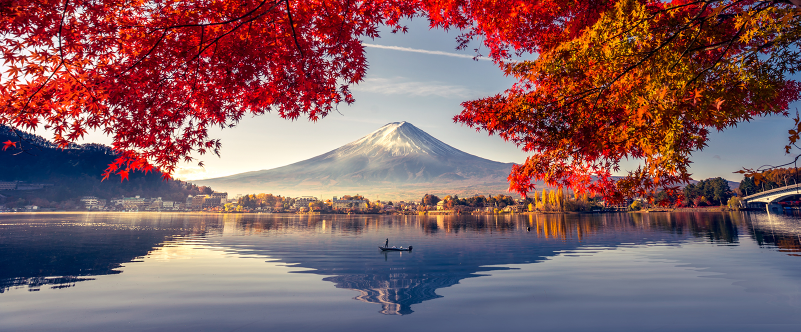
#> input picture image2.jpeg, 1601 x 664 px (shown at 1/2 size)
$ python main.py
#> lines starting #> are read from the running program, lines starting #| are printed output that depends on the picture; after the words box and inside, x2 and y2 are one past the last pixel; in counts of white or black regions, pixels touching at a corner belong together
import numpy as np, cv2


# avval pastroqda ishlatadigan functionlarimizni ifodalab olamiz
# quyida 2ta funktion bor ularni biz pastroqda ishlatamiz
# birinchi functionni(process_click) biz boshqa funtionga argument sifatida bervoramiz
# u function bizni functionga turli xil argumentlarni beradi, biz buni oldindan bilishimiz
# va ularni ishlata olishimiz kerak. Aniqroq qilib aytadigan bo'lsak, aynan process_
# click nomli funtionni biz opencv-pythondan
# import qilib olib kelingan cv2 nomli packagedagi setMouseCallback nomli
# funtionni ishlatayotganda unga ikkinchi function argument
# sifatida pass qilamiz. birinchi argument esa window nomi bo'ladi. biz
# o'sha 2-argument qilib berib yuborgan funtionni, setMouseCallback
# funtioni qabul qilib oladi va o'z ichida qayerdadir chaqiradi.
# chaqirayotganda esa u o'zi ham turli xil argumentlarni pass qiladi.
# biz usha argumentlardan foydalanib o'zimizga kerka bo'lgan narsani
# qilishimiz kerak. u argumentlar: event, x, y, flags va params.
# biz bularni cv2 ni documentationslaridan ko'rib bilib olishimiz kerak


# 2-ifodalangan funtionimiz esa draw_histo funtioni
button = [100, 100, 250, 150]

# function that handles the mousclicks
def process_click(event, x, y, flags, params):
    # check if the click is within the dimensions of the button
    if event == cv2.EVENT_LBUTTONDOWN:
        if y > button[0] and y < button[1] and x > button[2] and x < button[3]:
            print('Clicked on Button!')


def draw_histo(hist, shape=(200, 475)):
    hist_img = np.full(shape, 255, np.uint8)
    cv2.normalize(hist, hist, 0, shape[0], cv2.NORM_MINMAX)
    gap = hist_img.shape[1] / hist.shape[0]  # 한 계급 너비

    for i, h in enumerate(hist):
        x = int(round(i * gap))  # 막대 사각형 시작 x 좌표
        w = int(round(gap))
        roi = (x, 0, w, int(h))
        cv2.rectangle(hist_img, roi, 0, cv2.FILLED)

    return cv2.flip(hist_img, 0)  # 영상 상하 뒤집기 후 반환


# image ni imread functioni orqali o'qiymiz
# va image variablega saqlab olamiz
# biz har qanday variableni print qilish imkoniyatiga
# egamiz! hattoki functionlarni ham
# TODO: function va variablelarni print qilib ko'ring!!!

image = cv2.imread("image2.jpeg", cv2.IMREAD_GRAYSCALE)
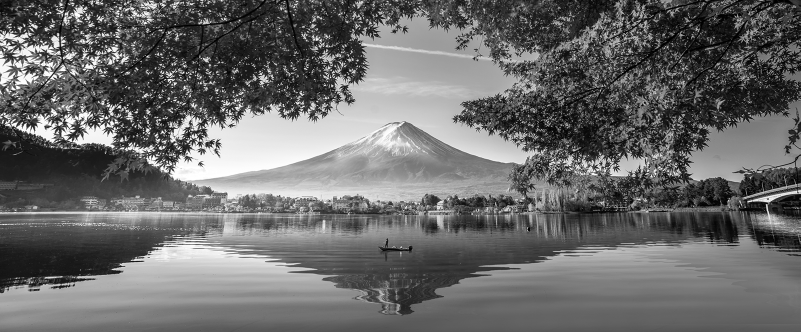
#> image: shape (664, 1601) (shown at 1/2 size); min 0, max 255, mean 106.3

# agar yuqoridagi saqlab olish muvaffaqiyatli
# amalga oshmasa Exceptionni raise qilamiz
if image is None:
    raise Exception("영상 파일 읽기 오류")

hist = cv2.calcHist([image], [0], None, [32], [0, 256])
#> hist = 32 values, max 61995 at index 3, min 12068 at index 29, mean 33220.8
hist_img = draw_histo(hist)
#> the loop in draw_histo, `for i, h in enumerate(hist):` made 32 passes
#> (h, x, roi) on passes 1 to 12: ([2.85], 0, (0, 0, 15, 2)), ([38.43], 15, (15, 0, 15, 38)), ([100.3], 30, (30, 0, 15, 100)), ([200], 45, (45, 0, 15, 200)), ([193], 59, (59, 0, 15, 193)), ([158.6], 74, (74, 0, 15, 158)), ([133.7], 89, (89, 0, 15, 133)), ([126.8], 104, (104, 0, 15, 126)), ([108.2], 119, (119, 0, 15, 108)), ([105.4], 134, (134, 0, 15, 105)), ([96.91], 148, (148, 0, 15, 96)), ([131.3], 163, (163, 0, 15, 131))
#> after the loop in draw_histo, `for i, h in enumerate(hist):`:
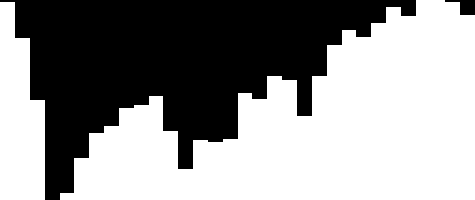
#> hist_img: shape (200, 475); 57.9% white; 2 black regions, box (x1, y1, x2, y2) and area: (0, 0, 416, 200) 39758, (445, 0, 475, 15) 255
#> in draw_histo, `return cv2.flip(hist_img, 0)`:
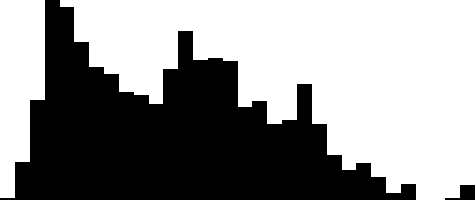
#> returned value: shape (200, 475); 57.9% white; 2 black regions, box (x1, y1, x2, y2) and area: (0, 0, 416, 200) 39758, (445, 185, 475, 200) 255

# cv2.imshow("image", image)
# cv2.imshow("hist_img", hist_img)
# cv2.waitKey(0)

# ****************************************** BUTTON **************************************** #
# button dimensions (y1,y2,x1,x2)
button = [100, 100, 250, 150]
# create a window and attach a mouse-callback
cv2.namedWindow('hist_img')
cv2.setMouseCallback('hist_img', process_click)

# create button image
control_image = np.zeros((80, 300), np.uint8)
hist_img[button[0]:button[1], button[2]:button[3]] = 180
cv2.putText(hist_img, 'save', (400, 20), cv2.FONT_HERSHEY_PLAIN, 2, (128,128,0), 3,)
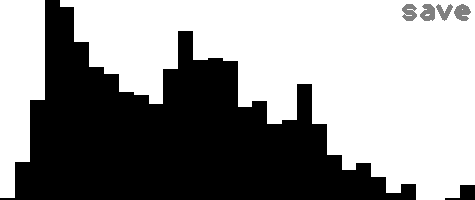
#> hist_img: shape (200, 475); 0.75% of pixels changed, all inside (x1, y1, x2, y2) = (402, 4, 471, 21)

# cv2.imshow("image", image)
cv2.imshow("hist_img", hist_img)
# cv2.waitKey(0)


# show 'control panel'
cv2.imshow('button-window', control_image)
cv2.waitKey(0)
cv2.destroyAllWindows()
# **************************************************************************************
